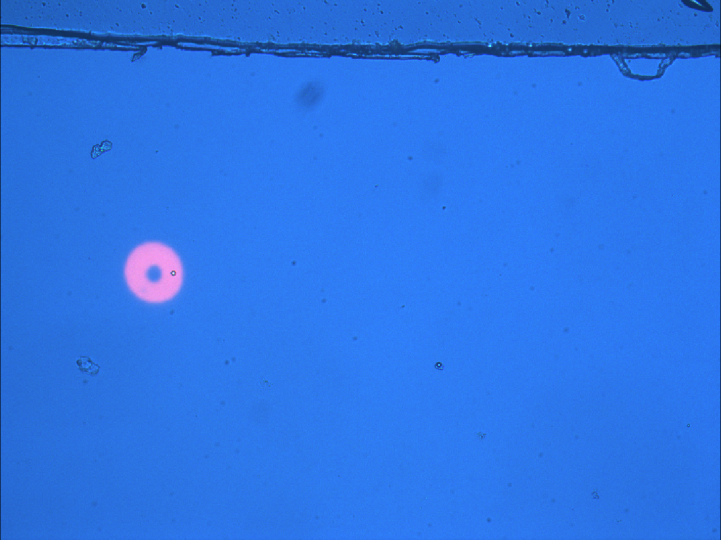
#> input picture odep_cellarray/gray_whole_image_and_json/2024.09.18_024.png, 1442 x 1080 px (shown at 1/2 size)
$ python find_particles_from_binary_image.py
#> lines starting #> are read from the running program, lines starting #| are printed output that depends on the picture
#> the answer given: ../../gray_whole_image_and_json
#> the answer given: ../../gray_whole_image_and_json
import cv2
import numpy as np
import os
from tkinter import Tk
from tkinter.filedialog import askdirectory


def find_circles_from_binary(image_path, output_txt_path):
    # 读取二值图像
    image = cv2.imread(image_path, cv2.IMREAD_GRAYSCALE)
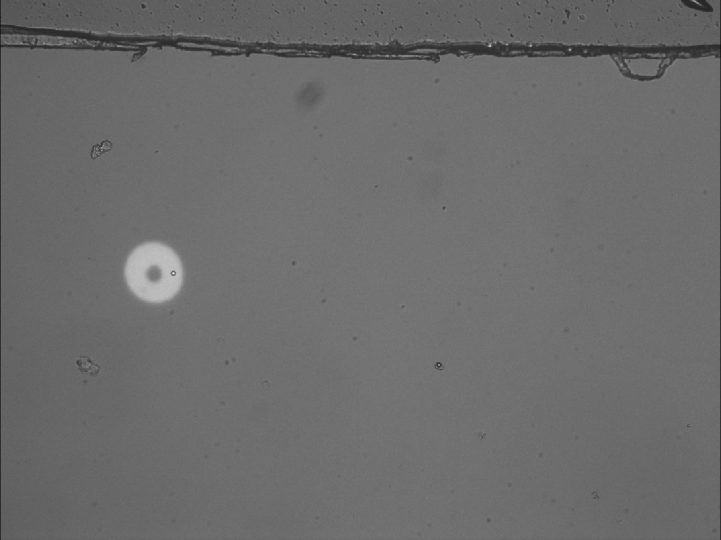
#> image: shape (1080, 1442) (shown at 1/2 size); min 3, max 246, mean 107.6

    # 确保图像正确加载
    if image is None:
        print(f"Error: Failed to load image from {image_path}")
        return

    # 调整图像类型：确保是8-bit单通道
    if image.dtype != np.uint8:
        image = (image * 255).astype(np.uint8)

    # 检查图像属性
    print(f"Image loaded: {image.shape}, dtype: {image.dtype}")
#| Image loaded: (1080, 1442), dtype: uint8

    # 使用高斯模糊减少噪声
   # blurred_image = cv2.GaussianBlur(image, (9, 9), 2)

    # 使用 HoughCircles 找圆
    circles = cv2.HoughCircles(image,
                               cv2.HOUGH_GRADIENT,
                               dp=1,
                               minDist=10,
                               param1=50,
                               param2=12,  # 调整 param2 以适应检测精度
                               minRadius=4,
                               maxRadius=6)
#> circles = None

    if circles is not None:
        circles = np.round(circles[0, :]).astype("int")
        print(f"Found {len(circles)} circles.")

        # 打开文本文件并写入圆心坐标
        with open(output_txt_path, "w") as f:
            for (x, y, r) in circles:
                f.write(f"Center: ({x}, {y}), Radius: {r}\n")

        print(f"Circles saved to {output_txt_path}")

        # 在图像上绘制检测到的圆
        output_image = cv2.cvtColor(image, cv2.COLOR_GRAY2BGR)
        for (x, y, r) in circles:
            cv2.circle(output_image, (x, y), r, (0, 255, 0), 2)
            cv2.circle(output_image, (x, y), 2, (0, 0, 255), 3)

        scale_percent = 50  # 缩放比例
        width = int(image.shape[1] * scale_percent / 100)
        height = int(image.shape[0] * scale_percent / 100)
        dim = (width, height)
        resized = cv2.resize(output_image, dim, interpolation=cv2.INTER_AREA)

        # 显示检测结果
        cv2.imshow('Detected Circles', resized)
        cv2.waitKey(0)
        cv2.destroyAllWindows()
    else:
        print("No circles found.")
        with open(output_txt_path, "w") as f:
            pass
        print(f"Circles saved to {output_txt_path}")


Tk().withdraw()

# 打開文件對話框以選擇資料夾
directory = askdirectory(title="選擇含有png檔的資料夾")
# 打開文件對話框以選擇資料夾
output_txt_folder = askdirectory(title="選擇要存放txt的資料夾")
# Set the directory containing your files
#directory = "D:\\CGU\\odep_cellarray\\detecting_testing_data\\gray_whole_rawimage_and_json\\2024.09.18_024.png"
# # Get a list of all tiff files
num=0
files = [f for f in os.listdir(directory) if f.endswith('.png')]
for image in files:
    num+=1
    image_path = os.path.join(directory, image)
    print(num)
    base_filename = os.path.splitext(os.path.basename(image_path))[0]  # 去掉扩展名
    output_txt_path = os.path.join(output_txt_folder, base_filename)  # 指定输出路径
    find_circles_from_binary(image_path, output_txt_path)

$ run again, with odep_cellarray/gray_whole_image_and_json/2024.09.18_004.png copied over odep_cellarray/gray_whole_image_and_json/2024.09.18_024.png
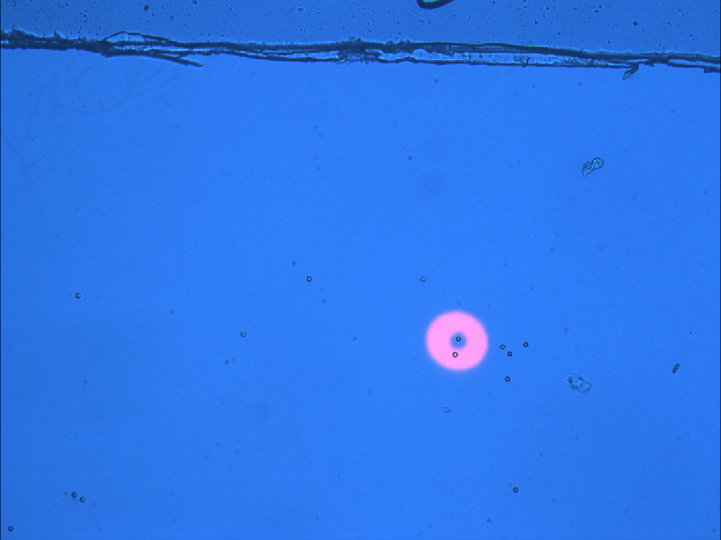
#> input picture odep_cellarray/gray_whole_image_and_json/2024.09.18_004.png, 1442 x 1080 px (shown at 1/2 size)
#| Image loaded: (1080, 1442), dtype: uint8
#> in find_circles_from_binary, `circles = cv2.HoughCircles(image, cv2.HOUGH_GRADIENT, dp=1, minDist=10..`: circles = [[1030.5, 979.5, 5.2], [909.5, 708.5, 5.2], [1004.5, 693.5, 5.2], [617.5, 557.5, 5.2], [1014.5, 757.5, 5.2], [1019.5, 707.5, 5.2], [1051.5, 688.5, 5.2], [916.5, 677.5, 5.2], [163.5, 998.5, 5.2], [846.5, 558.5, 5.2]]
#> in find_circles_from_binary, `circles = np.round(circles[0, :]).astype("int")`: circles = [[1030, 980, 5], [910, 708, 5], [1004, 694, 5], [618, 558, 5], [1014, 758, 5], [1020, 708, 5], [1052, 688, 5], [916, 678, 5], [164, 998, 5], [846, 558, 5]]
#| Found 10 circles.
#> the loop in find_circles_from_binary, `for (x, y, r) in circles:` made 10 passes
#> (x, y) on passes 1 to 8: (1030, 980), (910, 708), (1004, 694), (618, 558), (1014, 758), (1020, 708), (1052, 688), (916, 678)
#> after the loop in find_circles_from_binary, `for (x, y, r) in circles:`:
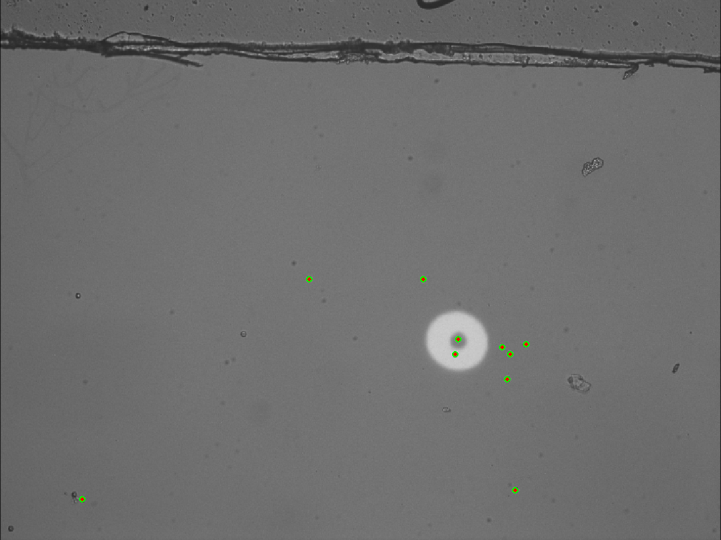
#> output_image: shape (1080, 1442, 3) (shown at 1/2 size); mean B, G, R 109.4, 109.6, 109.5
#> in find_circles_from_binary, `resized = cv2.resize(output_image, dim, interpolation=cv2.INTER_AREA)`:
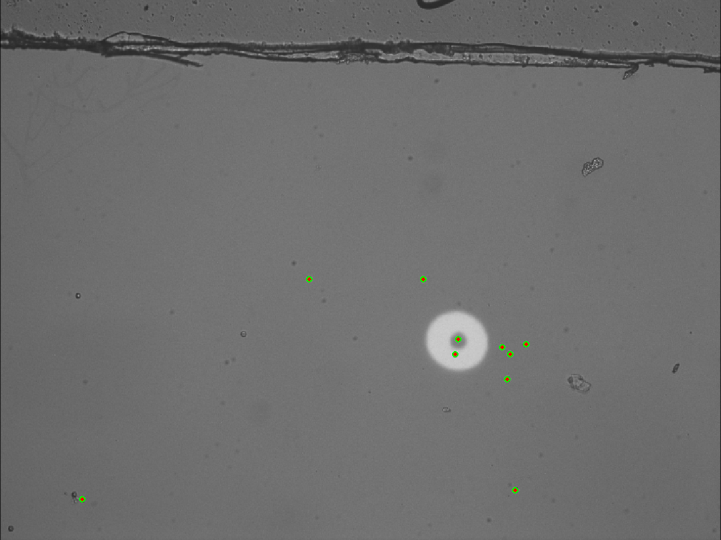
#> resized: shape (540, 721, 3); mean B, G, R 109.6, 109.7, 109.6
